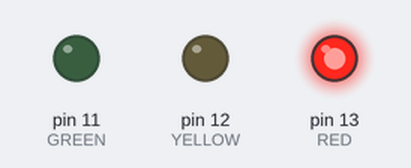
Recording of a sketch running on a simulated Arduino Uno, built with avr-gcc and run on an emulated ATmega328P. Shown: output pins drawn as LEDs (lit = HIGH).

Above: at 2.0 s.
At 10.0 s:
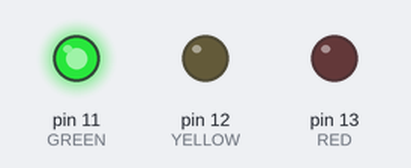
At 14.0 s:
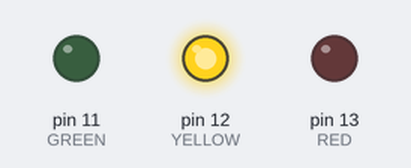
Timing chart, 0 to 20.8 s (numbered marks = the images above):
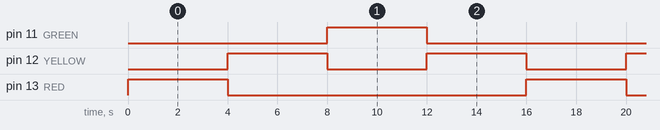

Measured:
- by itself, pin 11 (GREEN), pin 13 (RED): alternates HIGH for 4.0 s and LOW for 12.0 s
- by itself, pin 12 (YELLOW): alternates HIGH for 4.0 s and LOW for 4.0 s
- by itself, everything shown: repeats every 16.0 s, in 5 steps

The sketch:

23-multiled_delays.ino
```cpp
/*
  Change ON delays to 4 seconds to reprensent a simplified traffic light.
  The OFF delays are kept at 1 second and commented out to test the difference.
*/

const int RED = 13;
const int YELLOW = 12;
const int GREEN = 11;

void setup() {
  pinMode(RED, OUTPUT);
  pinMode(YELLOW, OUTPUT);
  pinMode(GREEN, OUTPUT);
}

void loop() {
  digitalWrite(RED, HIGH);
  delay(4000);
  digitalWrite(RED, LOW);
  //delay(1000);
  digitalWrite(YELLOW, HIGH);
  delay(4000);
  digitalWrite(YELLOW, LOW);
  //delay(1000);
  digitalWrite(GREEN, HIGH);
  delay(4000);
  digitalWrite(GREEN, LOW);
  //delay(1000);
  digitalWrite(YELLOW, HIGH);
  delay(4000);
  digitalWrite(YELLOW, LOW);
  //delay(1000);
}
```
